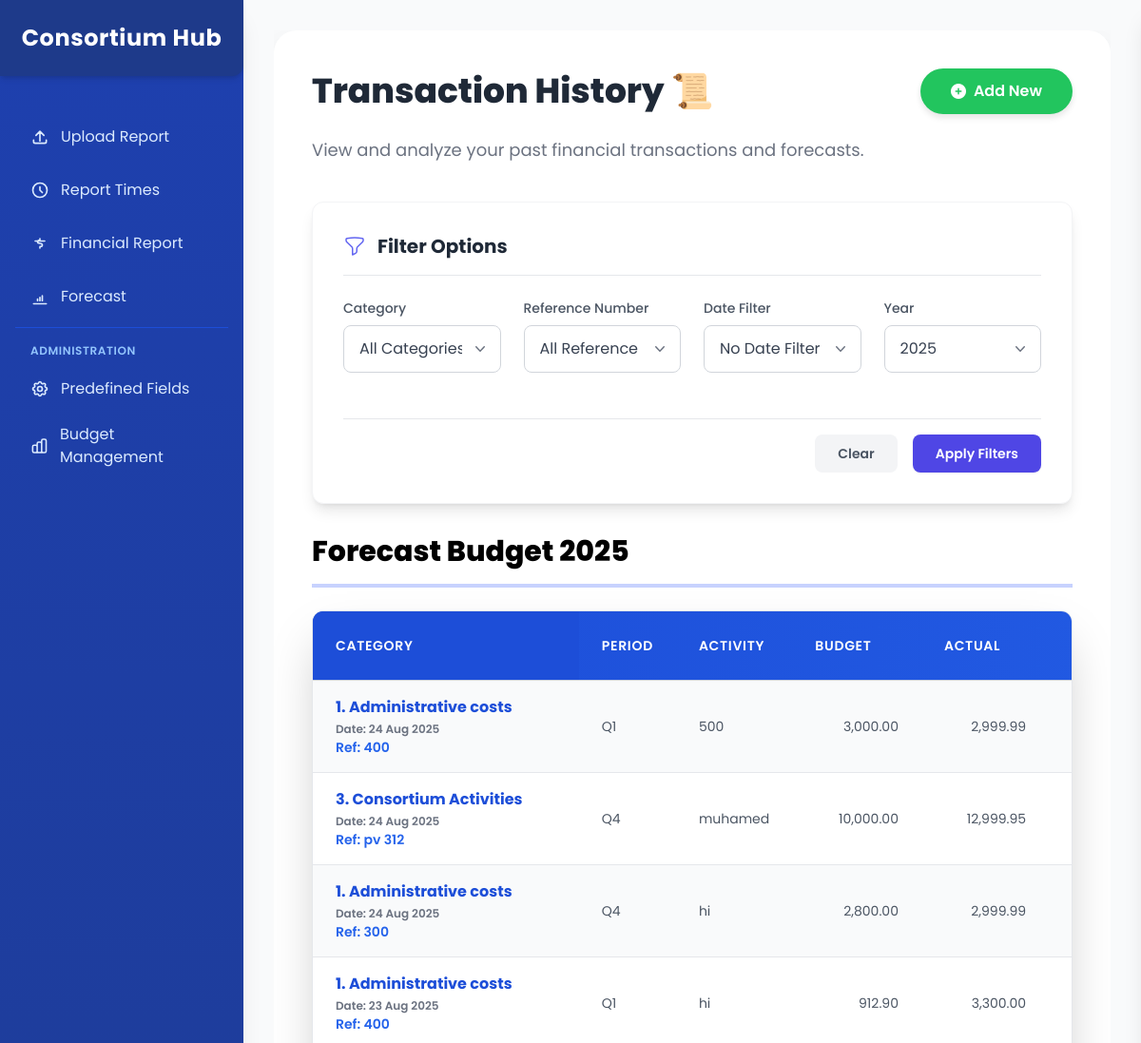
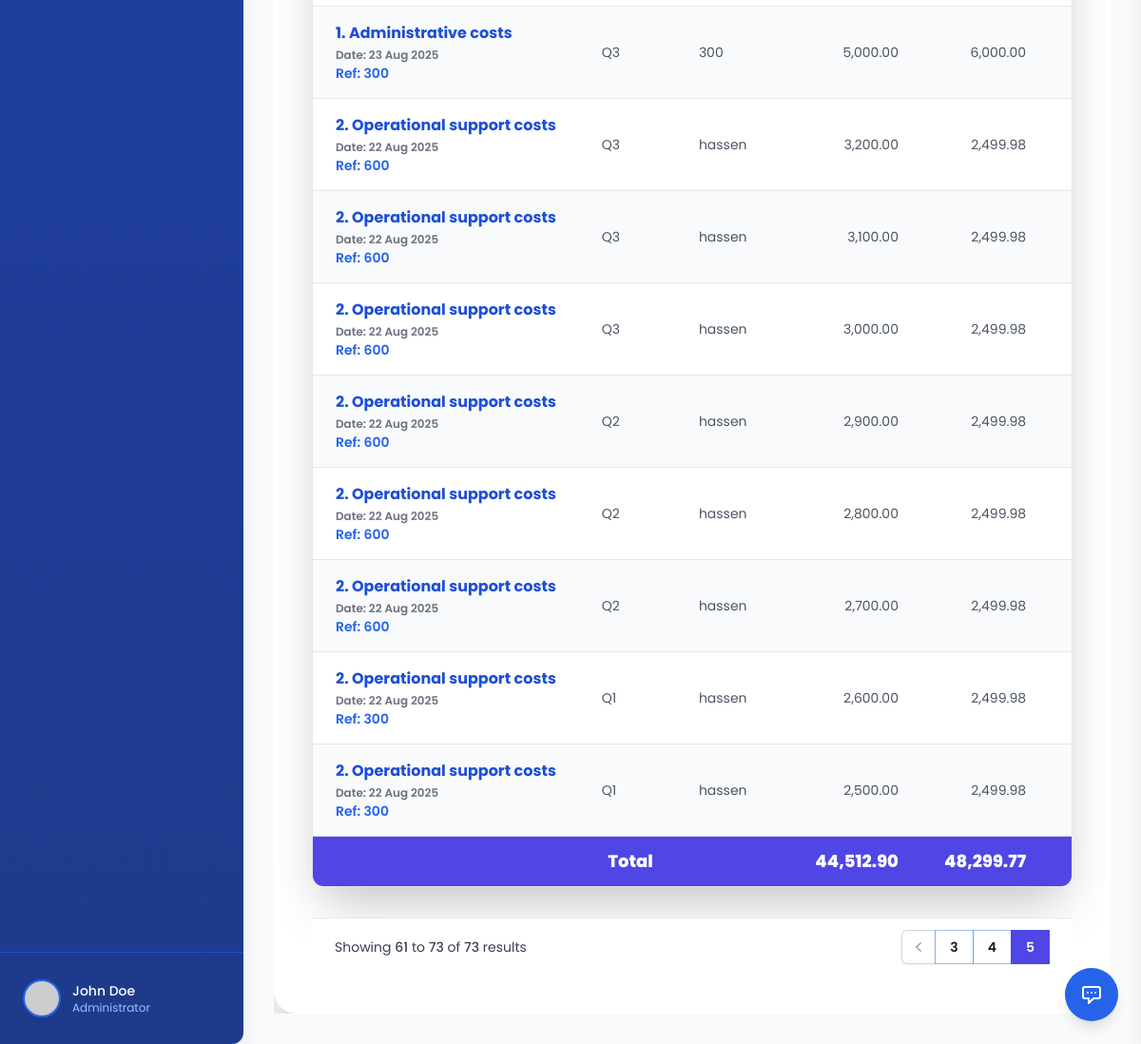
/history.php?page=5&year=2025 (signed in), run on the app's committed database (2 pictures, top to bottom).
### tables this page shows
CREATE TABLE `budget_preview` (
  `PreviewID` int(11) NOT NULL,
  `BudgetHeading` varchar(255) DEFAULT NULL,
  `Outcome` varchar(255) DEFAULT NULL,
  `Activity` varchar(255) DEFAULT NULL,
  `BudgetLine` varchar(255) DEFAULT NULL,
  `Description` text DEFAULT NULL,
  `Partner` varchar(255) DEFAULT NULL,
  `EntryDate` date DEFAULT NULL,
  `Amount` decimal(18,2) DEFAULT NULL,
  `PVNumber` varchar(50) DEFAULT NULL,
  `Documents` varchar(255) DEFAULT NULL,
  `DocumentPaths` text DEFAULT NULL,
  `DocumentTypes` varchar(500) DEFAULT NULL,
  `OriginalNames` varchar(500) DEFAULT NULL,
  `QuarterPeriod` varchar(10) DEFAULT NULL,
  `CategoryName` varchar(255) DEFAULT NULL,
  `OriginalBudget` decimal(18,2) DEFAULT NULL,
  `RemainingBudget` decimal(18,2) DEFAULT NULL,
  `ActualSpent` decimal(18,2) DEFAULT NULL,
  `VariancePercentage` decimal(5,2) DEFAULT NULL,
  `CreatedAt` timestamp NOT NULL DEFAULT current_timestamp(),
  `UpdatedAt` timestamp NOT NULL DEFAULT current_timestamp() ON UPDATE current_timestamp(),
  `cluster` varchar(255) DEFAULT NULL,
  `budget_id` int(11) DEFAULT NULL,
  `ForecastAmount` decimal(18,2) DEFAULT NULL,
  `COMMENTS` varchar(255) DEFAULT NULL,
  `ACCEPTANCE` varchar(255) DEFAULT NULL
);

### history.php (the view, shortened to what the rows shown need)
<?php
include 'header.php';
include 'setup_database.php';
$currentYear = date('Y');
$selectedYear = isset($_GET['year']) ? intval($_GET['year']) : $currentYear;
$recordsPerPage = 15;
$currentPage = isset($_GET['page']) ? intval($_GET['page']) : 1;
$offset = ($currentPage - 1) * $recordsPerPage;
$whereConditions = ["YEAR(bp.EntryDate) = ?"];
$params = [$selectedYear];
$paramTypes = "i";
$whereClause = implode(" AND ", $whereConditions);
$transactionsQuery = "SELECT
    bp.PreviewID,
    bp.BudgetHeading,
    bp.Description as Activity,
    bp.Partner,
    bp.EntryDate,
    bp.Amount,
    bp.PVNumber,
    bp.QuarterPeriod,
    bp.CategoryName,
    bp.OriginalBudget,
    bp.RemainingBudget,
    bp.ActualSpent,
    bp.ForecastAmount,
    bp.VariancePercentage,
    bp.ACCEPTANCE,
    bp.COMMENTS,
    YEAR(bp.EntryDate) as TransactionYear,
    bp.DocumentPaths,
    bp.DocumentTypes,
    bp.OriginalNames
FROM budget_preview bp
WHERE " . $whereClause . "
ORDER BY bp.EntryDate DESC, bp.PreviewID DESC
LIMIT ? OFFSET ?";
$paramsWithPagination = array_merge($params, [$recordsPerPage, $offset]);
$paramTypesWithPagination = $paramTypes . "ii";
$stmt = $conn->prepare($transactionsQuery);
$stmt->bind_param($paramTypesWithPagination, ...$paramsWithPagination);
$stmt->execute();
$transactionsResult = $stmt->get_result();
$transactions = [];
while ($row = $transactionsResult->fetch_assoc()) {
    $transactions[] = $row;
}
?>
<!DOCTYPE html>
<html lang="en">
<head>
    <script src="https://cdn.tailwindcss.com"></script>
    <link rel="stylesheet" href="https://cdnjs.cloudflare.com/ajax/libs/font-awesome/6.4.0/css/all.min.css">
</head>
<body>
<div class="main-content-flex">
    <div class="content-container">
        <div id="historySection" class="bg-white p-10 rounded-3xl shadow-2xl w-full mx-auto card-hover animate-fadeIn">
            <div class="table-container rounded-xl shadow-2xl border border-gray-200 bg-white">
                <table class="min-w-full divide-y divide-gray-300 financial-table">
                    <thead class="table-header">
                        <tr>
                            <th scope="col" class="px-6 py-4 text-left text-sm font-bold uppercase tracking-wider sticky left-0 bg-gradient-to-r from-indigo-500 to-blue-600">Category</th>
                            <th scope="col" class="px-6 py-4 text-left text-sm font-bold uppercase tracking-wider">Period</th>
                            <th scope="col" class="px-6 py-4 text-left text-sm font-bold uppercase tracking-wider">Activity</th>
                            <th scope="col" class="px-6 py-4 text-right text-sm font-bold uppercase tracking-wider">Budget</th>
                            <th scope="col" class="px-6 py-4 text-right text-sm font-bold uppercase tracking-wider">Actual</th>
                            <th scope="col" class="px-6 py-4 text-right text-sm font-bold uppercase tracking-wider">Forecast</th>
                        </tr>
                    </thead>
                    <tbody id="transactionTableBody" class="table-body divide-y divide-gray-200">
                        <?php if (empty($transactions)): ?>
                            <tr>
                                <td colspan="11" class="px-6 py-8 text-center text-gray-500">
                                    <i class="fas fa-inbox text-3xl mb-2"></i>
                                    <p class="text-lg font-medium">No transactions found for <?php echo $selectedYear; ?></p>
                                    <p class="text-sm">Try selecting a different year or add some transactions.</p>
                                </td>
                            </tr>
                        <?php else: ?>
                            <?php foreach ($transactions as $transaction): ?>
    <?php
        $categoryDisplay = $transaction['CategoryName'] ?? 'N/A';
        $quarterDisplay = $transaction['QuarterPeriod'] ?? 'N/A';
        $pvNumber = $transaction['PVNumber'] ?? 'N/A';
        $formattedDate = !empty($transaction['EntryDate']) ? date('d M Y', strtotime($transaction['EntryDate'])) : 'N/A';
        $actual = $transaction['ActualSpent'] ?? 0;
    ?>
    <tr class="transaction-row"
        data-category="<?php echo htmlspecialchars($categoryDisplay); ?>"
        data-quarter="<?php echo htmlspecialchars($quarterDisplay); ?>"
        data-date="<?php echo htmlspecialchars($transaction['EntryDate']); ?>"
        data-pv="<?php echo htmlspecialchars($pvNumber); ?>"
        data-year="<?php echo $transaction['TransactionYear']; ?>">
        <td class="px-6 py-4 whitespace-nowrap text-sm font-semibold text-gray-900">
            <span class="category-name text-base"><?php echo htmlspecialchars($categoryDisplay); ?></span><br />
            <span class="text-xs text-gray-500">Date: <?php echo $formattedDate; ?></span><br />
            <?php if ($pvNumber !== 'N/A'): ?>
                <a href="transaction_detail.php?id=<?php echo $transaction['PreviewID']; ?>"
                   class="text-sm text-blue-600 font-semibold hover:text-blue-800 hover:underline cursor-pointer transition-colors duration-200">
                    Ref: <?php echo htmlspecialchars($pvNumber); ?>
                </a>
            <?php else: ?>
                <span class="text-sm text-gray-500 font-semibold">Ref: N/A</span>
            <?php endif; ?>
        </td>
        <td class="px-6 py-4 whitespace-nowrap text-sm text-gray-700">
            <?php echo htmlspecialchars($quarterDisplay); ?>
        </td>
        <td class="px-6 py-4 whitespace-nowrap text-sm text-gray-700">
            <?php echo htmlspecialchars($transaction['Activity'] ?? 'N/A'); ?>
        </td>
        <td class="px-6 py-4 whitespace-nowrap text-sm text-gray-700 text-right">
          <?php echo number_format($transaction['OriginalBudget'] ?? 0, 2); ?>
        </td>
        <td class="px-6 py-4 whitespace-nowrap text-sm text-gray-700 text-right">
          <?php echo number_format($actual, 2); ?>
        </td>
        <td class="px-6 py-4 whitespace-nowrap text-sm text-gray-700 text-right">
        </td>
    </tr>
<?php endforeach; ?>
                        <?php endif; ?>
                    </tbody>
                </table>
            </div>
        </div>
    </div>
</div>
</body>
</html>

### data on the page
budget_preview: CategoryName "1. Administrative costs", EntryDate "24 Aug 2025", PVNumber "400", QuarterPeriod "Q1", Description "500", OriginalBudget "3,000.00", ActualSpent "2,999.99"
budget_preview: CategoryName "3. Consortium Activities", EntryDate "24 Aug 2025", PVNumber "pv 312", QuarterPeriod "Q4", Description "muhamed", OriginalBudget "10,000.00", ActualSpent "12,999.95"
budget_preview: CategoryName "1. Administrative costs", EntryDate "24 Aug 2025", PVNumber "300", QuarterPeriod "Q4", Description "hi", OriginalBudget "2,800.00", ActualSpent "2,999.99"
budget_preview: CategoryName "1. Administrative costs", EntryDate "23 Aug 2025", PVNumber "400", QuarterPeriod "Q1", Description "hi", OriginalBudget "912.90", ActualSpent "3,300.00"
budget_preview: CategoryName "1. Administrative costs", EntryDate "23 Aug 2025", PVNumber "300", QuarterPeriod "Q3", Description "300", OriginalBudget "5,000.00", ActualSpent "6,000.00"
budget_preview: CategoryName "2. Operational support costs", EntryDate "22 Aug 2025", PVNumber "600", QuarterPeriod "Q3", Description "hassen", OriginalBudget "3,200.00", ActualSpent "2,499.98"
budget_preview: CategoryName "2. Operational support costs", EntryDate "22 Aug 2025", PVNumber "600", QuarterPeriod "Q3", Description "hassen", OriginalBudget "3,100.00", ActualSpent "2,499.98"
budget_preview: CategoryName "2. Operational support costs", EntryDate "22 Aug 2025", PVNumber "600", QuarterPeriod "Q3", Description "hassen", OriginalBudget "3,000.00", ActualSpent "2,499.98"
budget_preview: CategoryName "2. Operational support costs", EntryDate "22 Aug 2025", PVNumber "600", QuarterPeriod "Q2", Description "hassen", OriginalBudget "2,900.00", ActualSpent "2,499.98"
budget_preview: CategoryName "2. Operational support costs", EntryDate "22 Aug 2025", PVNumber "600", QuarterPeriod "Q2", Description "hassen", OriginalBudget "2,800.00", ActualSpent "2,499.98"
budget_preview: CategoryName "2. Operational support costs", EntryDate "22 Aug 2025", PVNumber "600", QuarterPeriod "Q2", Description "hassen", OriginalBudget "2,700.00", ActualSpent "2,499.98"
budget_preview: CategoryName "2. Operational support costs", EntryDate "22 Aug 2025", PVNumber "300", QuarterPeriod "Q1", Description "hassen", OriginalBudget "2,600.00", ActualSpent "2,499.98"
budget_preview: CategoryName "2. Operational support costs", EntryDate "22 Aug 2025", PVNumber "300", QuarterPeriod "Q1", Description "hassen", OriginalBudget "2,500.00", ActualSpent "2,499.98"

### other printed values
$totalBudget "44,512.90"
$totalActual "48,299.77"
min($currentPage * $recordsPerPage, $totalRecords) "73"
$totalRecords "73"
